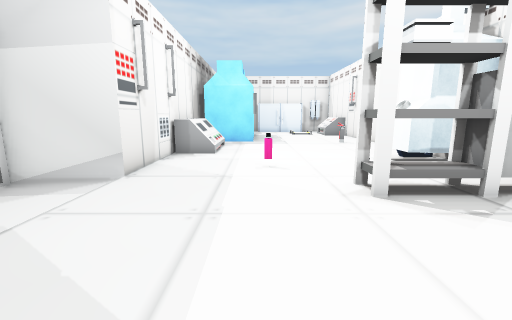
View 1 (above)

16 first-person views from a walk through a scene from a Unity 3-D project. The camera is 1.5 m above the floor, tilts 10° down and sees 90° across. Doors are open. The floor is counted in squares, 1 m on a side. Each view is taken from the middle of a square. On the plan, view 1 faces up. The plan holds only what a view shows up to about 13 squares ahead; the rest is blank. The place goes on beyond the plan. The player is left out. Some surface patterns are stand-ins.

View 2
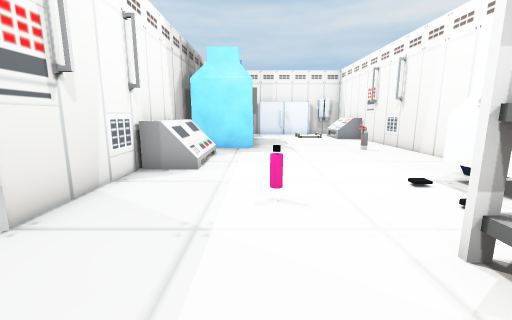

View 3
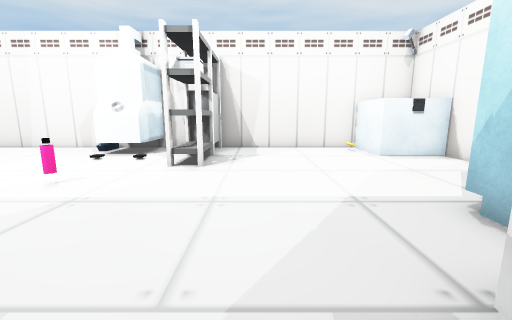

View 4
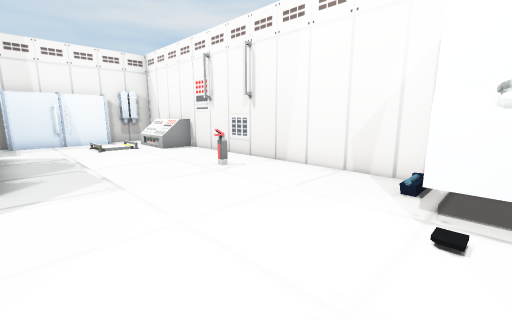

View 5
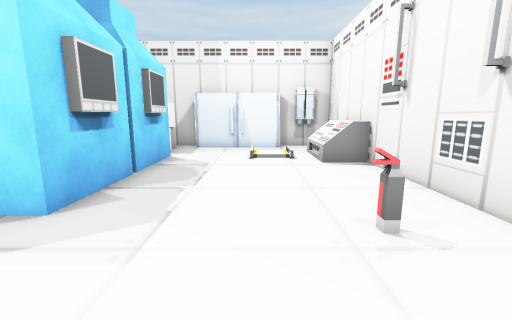

View 6
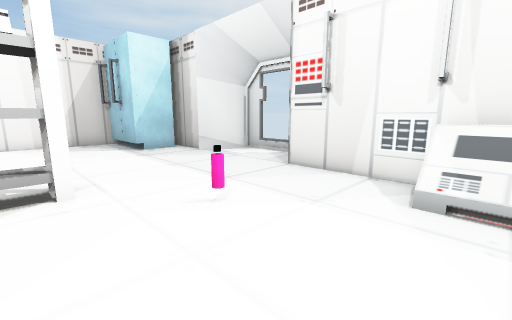

View 7
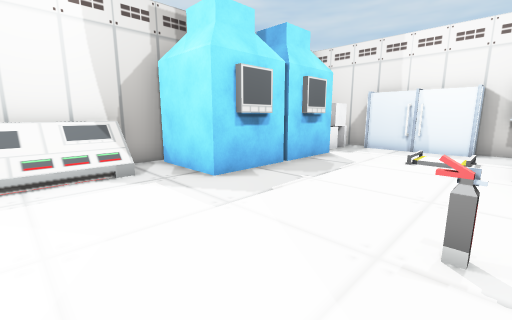

View 8
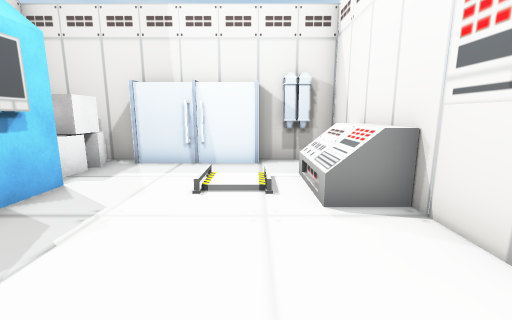

View 9
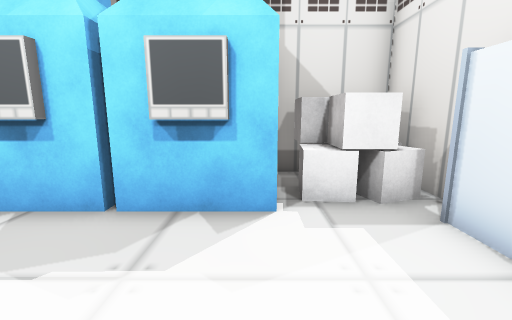

View 10
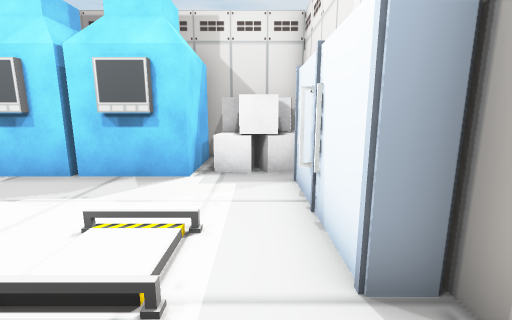

View 11
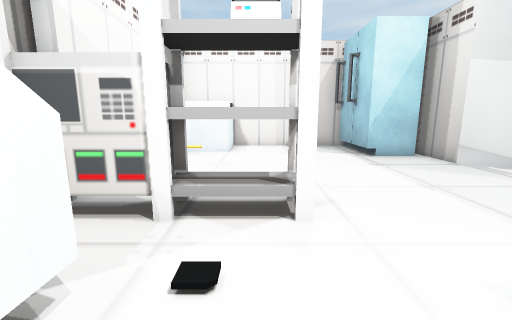

View 12
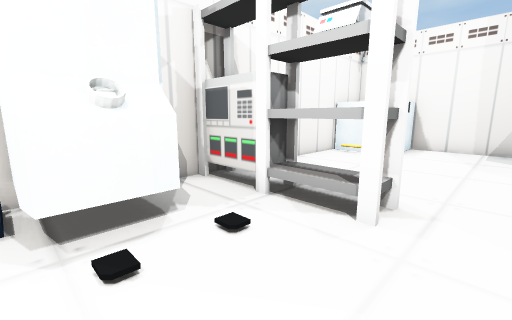

View 13
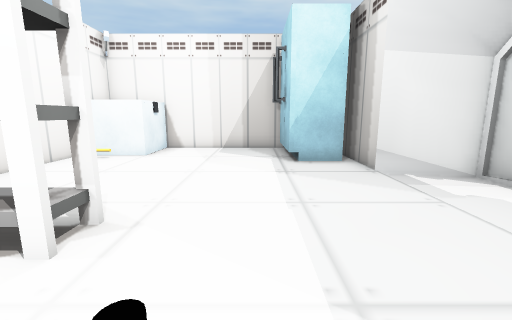

View 14
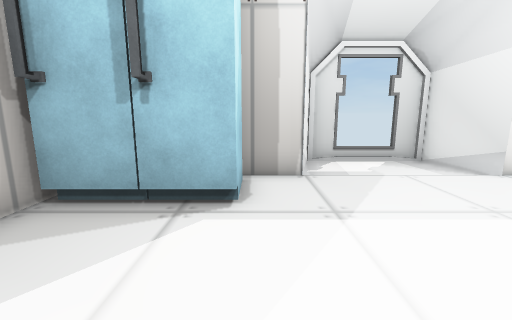

View 15
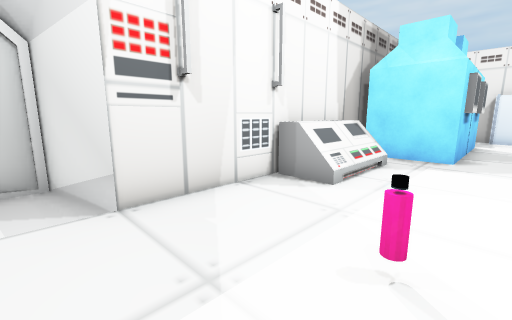

View 16
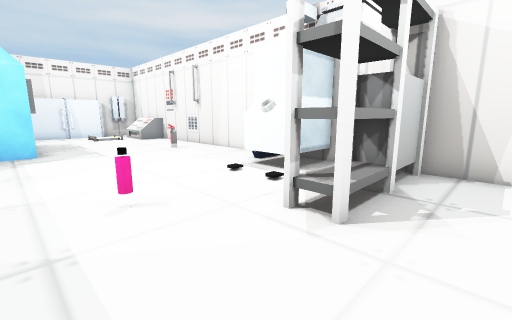

### Floor plan
Key: @ floor where view 1 was taken; # wall or solid block; . main floor; : floor 0.5 m higher than the main floor; / step, stairs or slope; D open door; v drop or lower ground; M machine; C container; A cabinet; E vent; O other object.
Columns run from 6 left of view 1 to 7 right of it. Each row starts with its distance up from view 1.
 24    vvvv   vO#v
 23    OOOEEEEEO #
 22     OO.......#
 21    OOO...//OOO
 20    CCCC..//OOO
 19      C#....OOv
 18     CCC......#
 17     CCC......#
 16    C C#......#
 15    CCCC......#
 14    #.......O.#
 13    OO........#
 12    OO........#
 11    OO........#
 10    OO........#
  9    #.......MMM
  8    #......MMMM
  7    #..O...OMMv
  6 v##..........
  5 #.......OOOOOv
  4 D............#
  3 D............#
  2 #............#
  1  ###.........#
  0    AAA@......#
 -1    A:#.......#
 -2    AA#....#  O
 -3    AA#....#  O
 -4      v#####  v

Where each view was taken, in squares from view 1:
view 1: 0 up, 0 right, facing up
view 2: 3 up, 0 right, facing up
view 3: 3 up, 5 left, facing right
view 4: 8 up, 0 right, facing up-right
view 5: 11 up, 3 right, facing up
view 6: 11 up, 3 right, facing down-left
view 7: 11 up, 5 right, facing up-left
view 8: 15 up, 4 right, facing up
view 9: 20 up, 4 right, facing left
view 10: 22 up, 6 right, facing left
view 11: 9 up, 3 right, facing down
view 12: 9 up, 1 right, facing down-right
view 13: 8 up, 0 right, facing down
view 14: 0 up, 3 right, facing left
view 15: 5 up, 1 right, facing up-left
view 16: 3 up, 1 left, facing up-right
